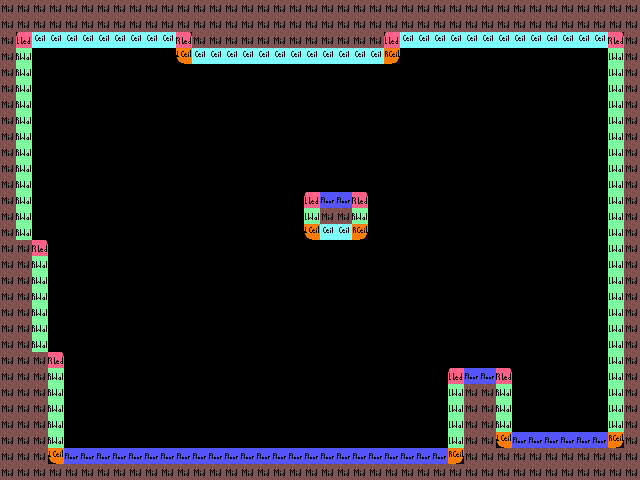

A 2D game scene composited from a Tiled map and its tileset images. What follows is a short description and the map's XML, with every tile layer's data as written:
An orthogonal 40x30 tile map with 16x16 px tiles, 1 tile layer (base) and 6 objects (6x Ledge).

<map version="1.5" tiledversion="1.7.2" orientation="orthogonal" renderorder="right-down" width="40" height="30" tilewidth="16" tileheight="16" infinite="0" nextlayerid="14" nextobjectid="26">
 <tileset firstgid="1" source="tileset3.tsx" />
 <layer id="1" name="base" width="40" height="30">
  <data encoding="csv">
8,8,8,8,8,8,8,8,8,8,8,8,8,8,8,8,8,8,8,8,8,8,8,8,8,8,8,8,8,8,8,8,8,8,8,8,8,8,8,8,
8,8,8,8,8,8,8,8,8,8,8,8,8,8,8,8,8,8,8,8,8,8,8,8,8,8,8,8,8,8,8,8,8,8,8,8,8,8,8,8,
8,1,14,14,14,14,14,14,14,14,14,3,8,8,8,8,8,8,8,8,8,8,8,8,1,14,14,14,14,14,14,14,14,14,14,14,14,14,3,8,
8,9,0,0,0,0,0,0,0,0,0,13,14,14,14,14,14,14,14,14,14,14,14,14,15,0,0,0,0,0,0,0,0,0,0,0,0,0,7,8,
8,9,0,0,0,0,0,0,0,0,0,0,0,0,0,0,0,0,0,0,0,0,0,0,0,0,0,0,0,0,0,0,0,0,0,0,0,0,7,8,
8,9,0,0,0,0,0,0,0,0,0,0,0,0,0,0,0,0,0,0,0,0,0,0,0,0,0,0,0,0,0,0,0,0,0,0,0,0,7,8,
8,9,0,0,0,0,0,0,0,0,0,0,0,0,0,0,0,0,0,0,0,0,0,0,0,0,0,0,0,0,0,0,0,0,0,0,0,0,7,8,
8,9,0,0,0,0,0,0,0,0,0,0,0,0,0,0,0,0,0,0,0,0,0,0,0,0,0,0,0,0,0,0,0,0,0,0,0,0,7,8,
8,9,0,0,0,0,0,0,0,0,0,0,0,0,0,0,0,0,0,0,0,0,0,0,0,0,0,0,0,0,0,0,0,0,0,0,0,0,7,8,
8,9,0,0,0,0,0,0,0,0,0,0,0,0,0,0,0,0,0,0,0,0,0,0,0,0,0,0,0,0,0,0,0,0,0,0,0,0,7,8,
8,9,0,0,0,0,0,0,0,0,0,0,0,0,0,0,0,0,0,0,0,0,0,0,0,0,0,0,0,0,0,0,0,0,0,0,0,0,7,8,
8,9,0,0,0,0,0,0,0,0,0,0,0,0,0,0,0,0,0,0,0,0,0,0,0,0,0,0,0,0,0,0,0,0,0,0,0,0,7,8,
8,9,0,0,0,0,0,0,0,0,0,0,0,0,0,0,0,0,0,1,2,2,3,0,0,0,0,0,0,0,0,0,0,0,0,0,0,0,7,8,
8,9,0,0,0,0,0,0,0,0,0,0,0,0,0,0,0,0,0,7,8,8,9,0,0,0,0,0,0,0,0,0,0,0,0,0,0,0,7,8,
8,9,0,0,0,0,0,0,0,0,0,0,0,0,0,0,0,0,0,13,14,14,15,0,0,0,0,0,0,0,0,0,0,0,0,0,0,0,7,8,
8,8,3,0,0,0,0,0,0,0,0,0,0,0,0,0,0,0,0,0,0,0,0,0,0,0,0,0,0,0,0,0,0,0,0,0,0,0,7,8,
8,8,9,0,0,0,0,0,0,0,0,0,0,0,0,0,0,0,0,0,0,0,0,0,0,0,0,0,0,0,0,0,0,0,0,0,0,0,7,8,
8,8,9,0,0,0,0,0,0,0,0,0,0,0,0,0,0,0,0,0,0,0,0,0,0,0,0,0,0,0,0,0,0,0,0,0,0,0,7,8,
8,8,9,0,0,0,0,0,0,0,0,0,0,0,0,0,0,0,0,0,0,0,0,0,0,0,0,0,0,0,0,0,0,0,0,0,0,0,7,8,
8,8,9,0,0,0,0,0,0,0,0,0,0,0,0,0,0,0,0,0,0,0,0,0,0,0,0,0,0,0,0,0,0,0,0,0,0,0,7,8,
8,8,9,0,0,0,0,0,0,0,0,0,0,0,0,0,0,0,0,0,0,0,0,0,0,0,0,0,0,0,0,0,0,0,0,0,0,0,7,8,
8,8,9,0,0,0,0,0,0,0,0,0,0,0,0,0,0,0,0,0,0,0,0,0,0,0,0,0,0,0,0,0,0,0,0,0,0,0,7,8,
8,8,8,3,0,0,0,0,0,0,0,0,0,0,0,0,0,0,0,0,0,0,0,0,0,0,0,0,0,0,0,0,0,0,0,0,0,0,7,8,
8,8,8,9,0,0,0,0,0,0,0,0,0,0,0,0,0,0,0,0,0,0,0,0,0,0,0,0,1,2,2,3,0,0,0,0,0,0,7,8,
8,8,8,9,0,0,0,0,0,0,0,0,0,0,0,0,0,0,0,0,0,0,0,0,0,0,0,0,7,8,8,9,0,0,0,0,0,0,7,8,
8,8,8,9,0,0,0,0,0,0,0,0,0,0,0,0,0,0,0,0,0,0,0,0,0,0,0,0,7,8,8,9,0,0,0,0,0,0,7,8,
8,8,8,9,0,0,0,0,0,0,0,0,0,0,0,0,0,0,0,0,0,0,0,0,0,0,0,0,7,8,8,9,0,0,0,0,0,0,7,8,
8,8,8,9,0,0,0,0,0,0,0,0,0,0,0,0,0,0,0,0,0,0,0,0,0,0,0,0,7,8,8,13,2,2,2,2,2,2,15,8,
8,8,8,13,2,2,2,2,2,2,2,2,2,2,2,2,2,2,2,2,2,2,2,2,2,2,2,2,15,8,8,8,8,8,8,8,8,8,8,8,
8,8,8,8,8,8,8,8,8,8,8,8,8,8,8,8,8,8,8,8,8,8,8,8,8,8,8,8,8,8,8,8,8,8,8,8,8,8,8,8
</data>
 </layer>
 <objectgroup id="2" name="ledges">
  <object id="14" name="Ledge" x="448.636" y="368.636">
   <point />
  </object>
  <object id="16" name="Ledge" x="47.0623" y="241.096">
   <point />
  </object>
  <object id="17" name="Ledge" x="63.0623" y="353.096">
   <point />
  </object>
  <object id="18" name="Ledge" x="511.062" y="369.096">
   <point />
  </object>
  <object id="24" name="Ledge" x="304.75" y="192.75">
   <point />
  </object>
  <object id="25" name="Ledge" x="367.75" y="192.75">
   <point />
  </object>
 </objectgroup>
</map>